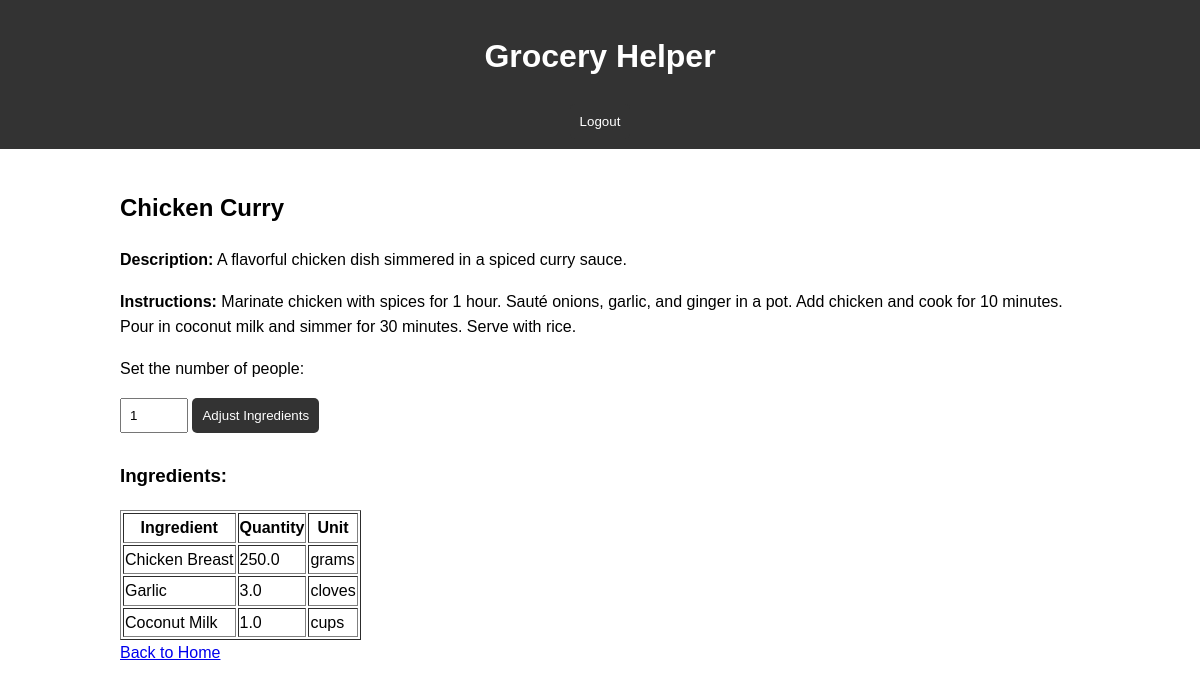
Page /meal/2 (signed in) on the committed database.
### tables this page shows
CREATE TABLE meals (
    id INTEGER PRIMARY KEY AUTOINCREMENT,
    name TEXT NOT NULL,
    description TEXT,
    instructions TEXT
);

CREATE TABLE meals_ingredients (
    meal_id INTEGER,
    ingredient_id INTEGER,
    quantity REAL,
    PRIMARY KEY (meal_id, ingredient_id),
    FOREIGN KEY (meal_id) REFERENCES meals (id),
    FOREIGN KEY (ingredient_id) REFERENCES ingredients (id)
);

CREATE TABLE ingredients (
    id INTEGER PRIMARY KEY AUTOINCREMENT,
    name TEXT NOT NULL UNIQUE,
    unit TEXT,
    calories REAL
);

### app.py (the view)
@app.route('/meal/<int:meal_id>')
def meal_details(meal_id):
    if 'email' not in session:
        return redirect(url_for('login'))
    meal = get_meal_by_id(meal_id)
    conn = sqlite3.connect('meals.db')
    conn.row_factory = sqlite3.Row  # This will allow access by column name
    cursor = conn.cursor()
    cursor.execute("SELECT ingredients.name, meals_ingredients.quantity, ingredients.unit FROM meals_ingredients JOIN ingredients ON meals_ingredients.ingredient_id = ingredients.id WHERE meals_ingredients.meal_id = ?;", (meal_id,))
    ingredients = cursor.fetchall()
    if meal:
        return render_template('meal_details.html', meal=meal, ingredients=ingredients)
    return "Meal not found", 404

### app.py (called while the page is built)
def get_meal_by_id(meal_id):
    conn = sqlite3.connect('meals.db')
    conn.row_factory = sqlite3.Row  # This will allow access by column name
    cursor = conn.cursor()
    cursor.execute("SELECT * FROM meals WHERE id = ?", (meal_id,))
    meal = cursor.fetchone()
    conn.close()
    return meal

### templates/meal_details.html (shortened to what this page needs)
{% extends "base.html" %}
{% block content %}
<h2>{{ meal[1] }}</h2>
<p><strong>Description:</strong> {{ meal[2] }}</p>
<p><strong>Instructions:</strong> {{ meal[3] }}</p>
<p>Set the number of people:</p>
<input type="number" id="numPeople" value="1" min="1" onchange="adjustIngredients()" />
<button onclick="adjustIngredients()">Adjust Ingredients</button>
<h3>Ingredients:</h3>
<table border="1" id="ingredientsTable">
    <thead>
        <tr>
            <th>Ingredient</th>
            <th>Quantity</th>
            <th>Unit</th>
        </tr>
    </thead>
    <tbody>
        {% for ingredient in ingredients %}
        <tr>
            <td>{{ ingredient['name'] }}</td>
            <td class="quantity" data-original="{{ ingredient['quantity'] }}">{{ ingredient['quantity'] }}</td>
            <td>{{ ingredient['unit'] }}</td>
        </tr>
        {% endfor %}
    </tbody>
</table>
<a href="/">Back to Home</a>
{% endblock %}

### static/styles.css (style rules this page uses)
body { font-family: Arial, sans-serif; line-height: 1.6; margin: 0; padding: 0; }
input { width: 5%; padding: 8px; margin-bottom: 10px; }
button { background-color: #333; color: white; padding: 10px; border: none; border-radius: 5px; cursor: pointer; }

### rows in the picture
meals: name "Chicken Curry", description "A flavorful chicken dish simmered in a spiced curry sauce.", instructions "Marinate chicken with spices for 1 hour. Sauté onions, garlic, and ginger in a pot. Add chicken and cook for 10 minutes. Pour in coconut milk and simmer for 30 minutes. Serve with rice."
meals_ingredients: name "Chicken Breast", quantity "250.0", unit "grams"
meals_ingredients: name "Garlic", quantity "3.0", unit "cloves"
meals_ingredients: name "Coconut Milk", quantity "1.0", unit "cups"
